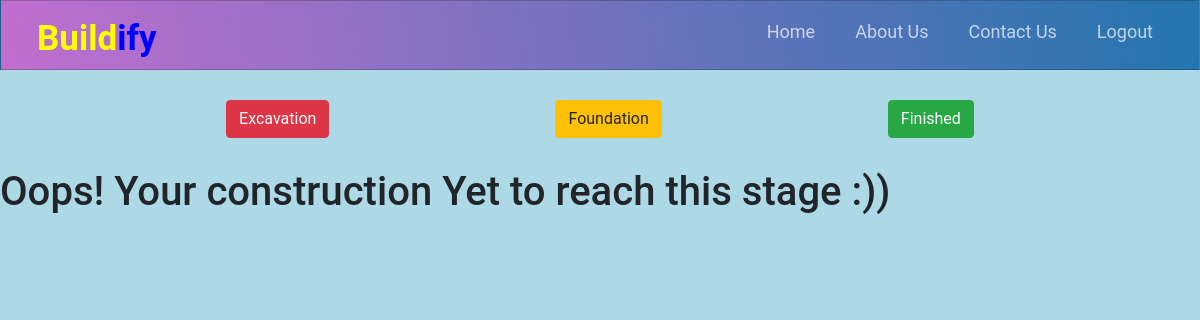
Page /get_adminconstruction/excavation (signed in) on the earlier database version.
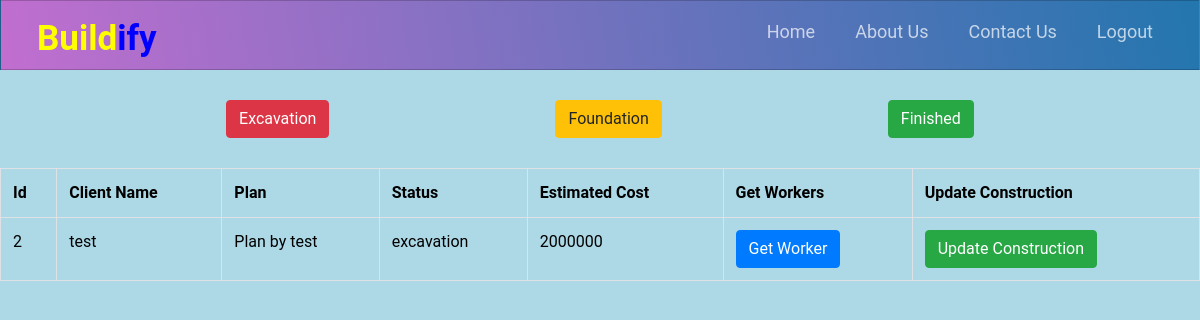
Same page on the later database version.
### accounts/models.py (models this page shows, shortened)
class Construction(models.Model):
    client = models.ForeignKey(to=Client,on_delete=models.CASCADE)
    plan = models.OneToOneField(to=Plan,on_delete=models.CASCADE)
    status_choices_const = [
        ('excavation','excavation'),
        ('foundation','foundation'),
        ('finished','finished'),
    ]
    status = models.CharField(max_length=20,choices=status_choices_const,default='excavation')
    materials = models.ManyToManyField(to=Material,blank=True)
    excavation_img = models.ImageField(upload_to='construction',default='default.png')
    foundation_img = models.ImageField(upload_to='construction',default='default.png')
    finished_img = models.ImageField(upload_to='construction',default='default.png')
    estimated_cost = models.IntegerField(default=2000000)

class Client(models.Model):
    user = models.ForeignKey(to=User,on_delete=models.CASCADE)
    def __str__(self):
        return self.user.first_name

class Plan(models.Model):
    client = models.ForeignKey(to=Client,on_delete=models.CASCADE)
    length = models.IntegerField()
    width = models.IntegerField()
    rooms = models.IntegerField()
    wall_thickness = models.IntegerField()
    floors = models.IntegerField()
    parking = models.BooleanField(default=True)
    status_choices_plan = [
        ('new','New'),
        ('pending','Pending'),
        ('modification','Ask For Modification'),
        ('accepted','Accepted'),
        ('rejected','Rejected'),
    ]
    status = models.CharField(max_length = 20, choices=status_choices_plan, default ='new')
    drawing_plan = models.ImageField(upload_to = 'drawing',blank=True,default='default.png')
    sectional_plan = models.ImageField(upload_to = 'sectional',blank=True,default='default.png')
    floor_plan = models.ImageField(upload_to = 'floor',blank=True,default='default.png')
    elevated_plan = models.ImageField(upload_to = 'elevated',blank=True,default='default.png')
    def __str__(self):
        return 'Plan by '+str(self.client)

### accounts/views.py (the view)
# urls.py: path('get_adminconstruction/<status>',v.get_adminconstruction,name='get_adminconstruction'),
@login_required
@user_passes_test(isAdmin, login_url='home')
def get_adminconstruction(request, status):
    if 'excavation' in status:
        constructions = Construction.objects.filter(status='excavation')
    elif 'foundation' in status:
        constructions = Construction.objects.filter(status='foundation')
    else:
        constructions = Construction.objects.filter(status='finished')
    return render(request, 'get_adminconstruction.html',{'constructions':constructions,'status':status})

### accounts/models.py (called while the page is built)
def isAdmin(user):
    if Admin.objects.filter(user=user).first():
        return True
    else:
        return False

### accounts/templates/get_adminconstruction.html (shortened to what this page needs)
{% extends 'header.html'%}
{% block content%}
<div style="display: flex; justify-content: space-evenly; margin: 30px 0;">
  <a href="{% url 'get_adminconstruction' 'excavation' %}" class="btn btn-danger">Excavation</a>
  <a href="{% url 'get_adminconstruction' 'foundation' %}" class="btn btn-warning">Foundation</a>
  <a href="{% url 'get_adminconstruction' 'finished' %}" class="btn btn-success">Finished</a>
</div>
{% if constructions%}
<table class="table table-bordered">
    <tr>
      <th>Id</th>
      <th>Client Name</th>
      <th>Plan</th>
      <th>Status</th>
      <th>Estimated Cost</th>
      <th>Get Workers</th>
      <th>Update Construction</th>
    </tr>
    {% for const in constructions %}
    <tr>
      <td>{{ const.id }}</td>
      <td>{{ const.client.user.first_name }}</td>
      <td>{{ const.plan }}</td>
      <td>{{ const.status }}</td>
      <td>{{ const.estimated_cost }}</td>
      <td>
        <form action="{% url 'get_const_worker' const.id %}">
          <button name="status" class="btn btn-primary">Get Worker</button>
        </form>
      </td>
      <td>
        <form action="{% url 'update_construction' const.id %}">
          <button name="status" class="btn btn-success">Update Construction</button>
        </form>
      </td>
    </tr>
    {% endfor %}
  </table>
{% else %}
<h1>Oops! Your construction Yet to reach this stage :))</h1>
{% endif %}
{% endblock content %}

Differences in the rows shown:
added Construction: id "2", client.user.first_name "test", plan "Plan by test", status "excavation", estimated_cost "2000000"
Other differences:
text no longer shown: "Oops! Your construction Yet to reach this stage :))"
text now shown: "Id Client Name Plan Status Estimated Cost Get Workers Update Construction"
